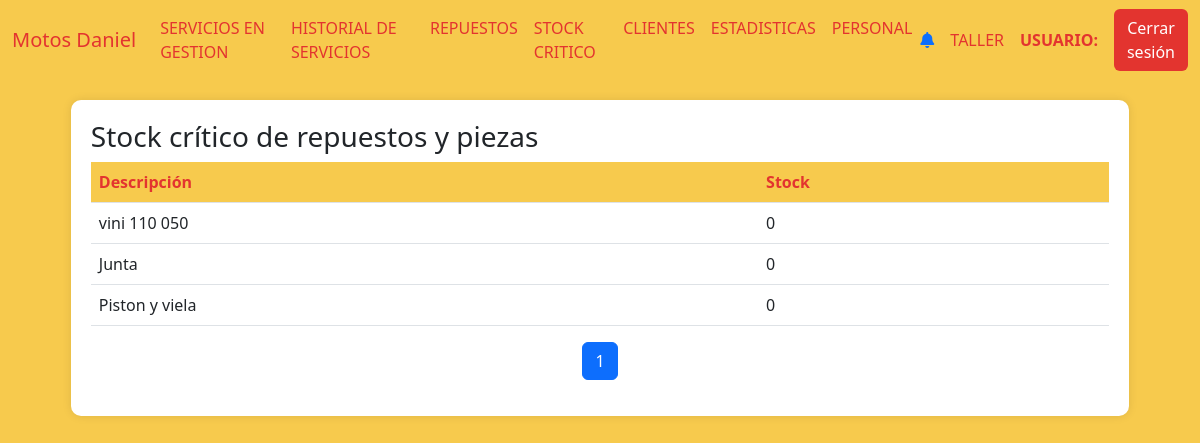
The app's page /stock_critico, older data.
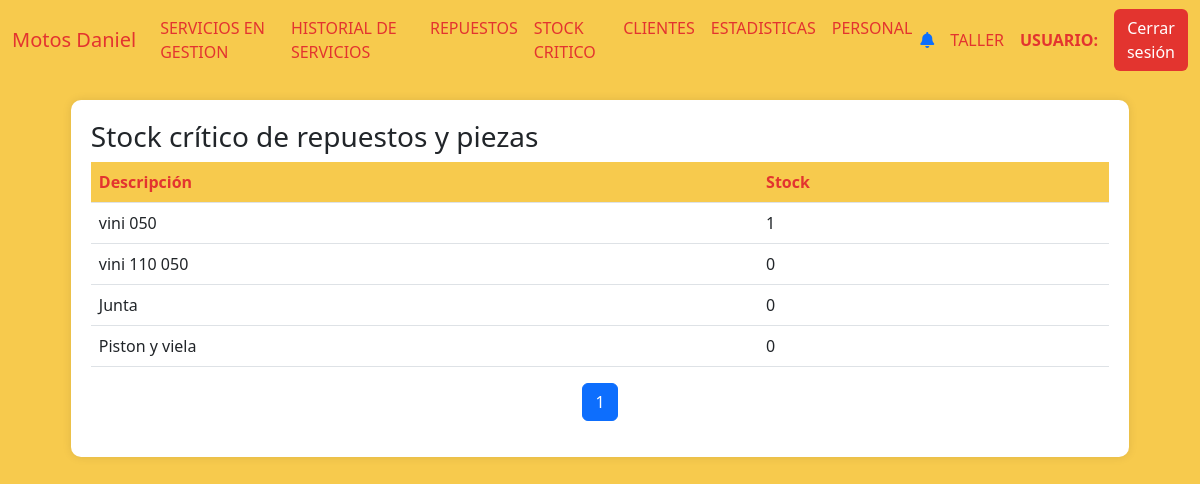
The same page, newer data.
### AppUM/models.py (models this page shows)
class RepuestosPiezas(models.Model):
    descripcion = models.CharField(max_length=100)
    activo = models.BooleanField(default=True)
    stock = models.IntegerField(null=True)
    precio = models.DecimalField(max_digits=10, decimal_places=2,default=0)
    foto = models.ImageField(null=True, blank=True, upload_to="repuestos_piezas/")
    stock_critico = models.IntegerField(null=True)

### AppUM/views.py (the view)
# urls.py: path('stock_critico', views.stock_critico,name="StockCritico"),
def stock_critico(req):
    try:
        repuestos = RepuestosPiezas.objects.filter(activo=1).order_by('-id')
        data = []
        for repuesto in repuestos:
            if int(repuesto.stock) <= int(repuesto.stock_critico):
                data.append({
                    "repuesto":repuesto
                })
        page_obj = funcion_paginas_varias(req,data)
        return render(req,"perfil_taller/stock_critico/stock_critico.html",{'page_obj': page_obj})
    except Exception as e:
        pass

### AppUM/context_processors.py (called while the page is built)
def cantidad_solicitudes_no_leidas(req):
    if req.user.is_authenticated:
        usuario = req.user
        usuario_actual = Personal.objects.filter(usuario=usuario.username).first()
        notificaciones = NotificacionPersonal.objects.filter(personal=usuario_actual,leido=0).count()
    else:
        notificaciones = 0
    return {'notificaciones': notificaciones}

### AppUM/functions.py (called while the page is built)
def funcion_paginas_varias(req,instancia_model):
    paginator = Paginator(instancia_model, 5)  # 5 motos por página
    page_number = req.GET.get('page')  # Obtiene el número de página desde la URL
    page_obj = paginator.get_page(page_number)
    return page_obj

### AppUM/templates/perfil_taller/stock_critico/stock_critico.html (shortened to what this page needs)
{% extends "perfil_taller/padre_perfil_taller.html" %}
{% load static %}
{% block contenidoQueCambia %}
<div class="table-container" id="inventarios">
    <h3>Stock crítico de repuestos y piezas</h3>
    <table class="table">
        <thead>
            <tr>
                <th>Descripción</th>
                <th>Stock</th>
            </tr>
        </thead>
        <tbody>
            {% if page_obj %}
                {% for repuesto in page_obj %}
            <tr>
                <td>{{ repuesto.repuesto.descripcion }}</td>
                <td>{{ repuesto.repuesto.stock }}</td>
            </tr>
            {% endfor %}
            {% else %}
                <tr>
                    <td colspan="9" class="text-center text-muted">
                        No hay registros de repuestos ni piezas disponibles.
                    </td>
                </tr>
            {% endif %}
        </tbody>
    </table>
    <nav aria-label="Page navigation">
        <ul class="pagination justify-content-center">
            {% for num in page_obj.paginator.page_range %}
            <li class="page-item {% if page_obj.number == num %}active{% endif %}">
                <a class="page-link" href="?page={{ num }}">{{ num }}</a>
            </li>
            {% endfor %}
        </ul>
    </nav>
</div>
{% endblock %}

Row changes from the older to the newer data that the page shows:
now on this page (row edited): RepuestosPiezas: repuesto.descripcion "vini 050", repuesto.stock "1"
